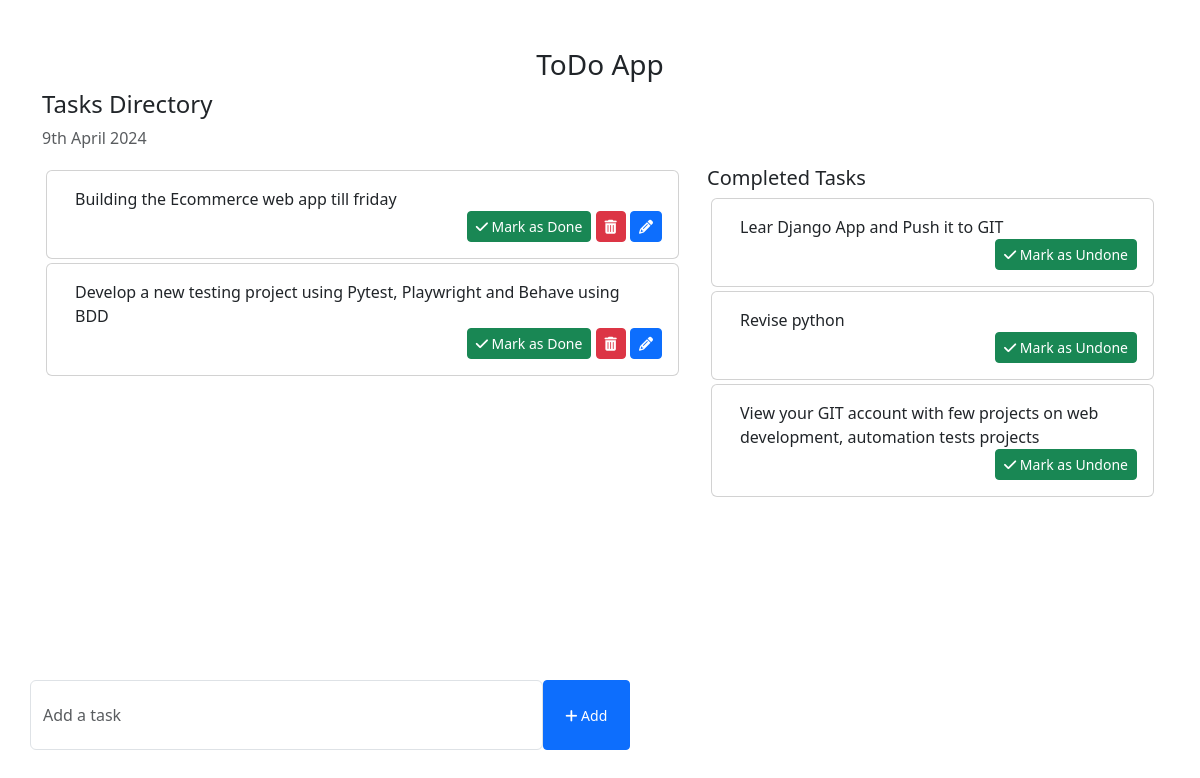
Before: / with the older database file.
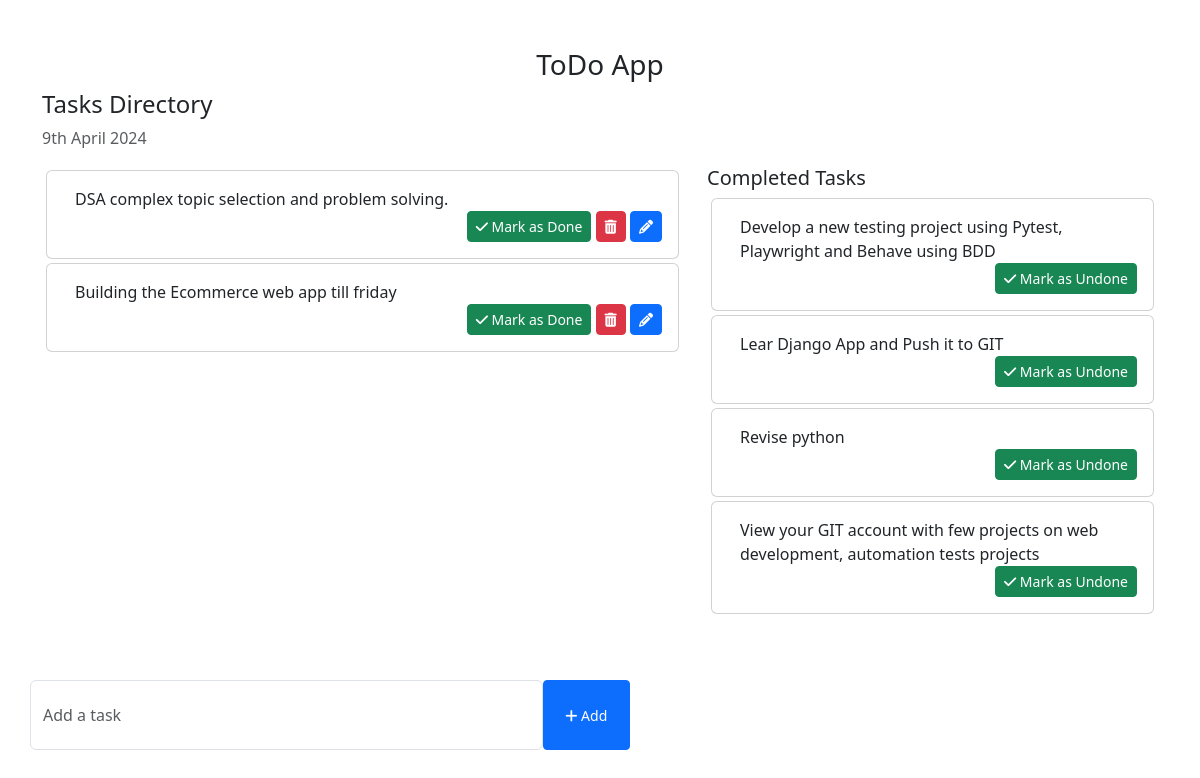
After: the same page with the newer database file.
### todo/models.py (models this page shows, shortened)
class Task(models.Model):
    task = models.CharField(max_length=250)
    is_completed = models.BooleanField(default=False)
    created_at = models.DateTimeField(auto_now_add=True)
    updated_at = models.DateTimeField(auto_now=True)

### todo_main/views.py (the view)
# urls.py: 2. Add a URL to urlpatterns:  path('', views.home, name='home')
def home(request):
    tasks = Task.objects.filter(is_completed=False).order_by('-updated_at')
    completed_task = Task.objects.filter(is_completed=True).order_by('-updated_at')
    context = {
        "tasksForTemplate":tasks,
        "completed_task":completed_task,
    }
    return render(request, 'home.html',context)

### templates/home.html (shortened to what this page needs)
<!DOCTYPE html>
<html lang="en">
<head>
    <link href="https://cdn.jsdelivr.net/npm/bootstrap@5.3.0-alpha1/dist/css/bootstrap.min.css" rel="stylesheet">
    <link rel="stylesheet" href="https://cdnjs.cloudflare.com/ajax/libs/font-awesome/4.7.0/css/font-awesome.min.css">
</head>
<body>
    <div class="container">
        <h3 class="pt-5 text-center">ToDo App</h3>
        <div class="row">
            <h4>Tasks Directory</h4>
            <p class="text-muted">{% now "jS F Y" %}</p>
            <div class="col-md-7 col-lg-7" style="height: 450px; overflow: scroll;">
                {%for itertask in tasksForTemplate%}
                <div class="card m-1">
                    <div class="card-body">
                        <div class='container'>
                            {{itertask.task}}
                        </div>
                        <span style="position: relative; float: right;">
                            <a href = "{% url 'mark_as_Done' itertask.pk %}" class="btn btn-success btn-sm"><i class="fa fa-check"></i> Mark as Done</a>
                            <a href = "{% url 'removeTask' itertask.pk %}" class="btn btn-danger btn-sm"><i class="fa fa-trash"></i></a>
                            <a href = "{% url 'edit_Task' itertask.pk %}" class="btn btn-primary btn-sm"><i class="fa fa-pencil"></i></a>
                        </span>
                    </div>
                </div>
               {% endfor %}
            </div>
            <div class="col-md-5 col-lg-5">
                <h5>Completed Tasks</h5>
                {% for itertask in completed_task %}
                <div class="card m-1">
                    <div class="card-body">
                        <div class='container'>
                            {{ itertask.task }}
                        </div>
                        <span style="position: relative; float: right;">
                            <a href = "{% url 'mark_as_Undone' itertask.pk %}" class="btn btn-success btn-sm"><i class="fa fa-check"></i> Mark as Undone</a>
                        </span>
                    </div>
                </div>
                {% endfor %}
            </div>
        </div>
        <div class="row">
            <div class="col-md-6 col-lg-6 p-0" style="position: absolute; bottom: 50px;">
                <form action="{% url 'addTask' %}" method="POST">
                    <div class="form-group">
                        <span style="display: flex;">
                            <input type="text" name="task" class="form-control" placeholder="Add a task">
                            <button type="submit" class="btn btn-primary btn-sm" style="width: 100px;"><i class="fa fa-plus"></i> Add</button>
                        </span>
                    </div>
                </form>
            </div>
        </div>
    </div>
</body>
</html>

Changed rows visible on the page:
added Task: task "DSA complex topic selection and problem solving.", shown under "Tasks Directory"
changed Task "Develop a new testing project using Pytest, Playwright and Behave using BDD": moves from the list under "Tasks Directory" to the list under "Completed Tasks"
